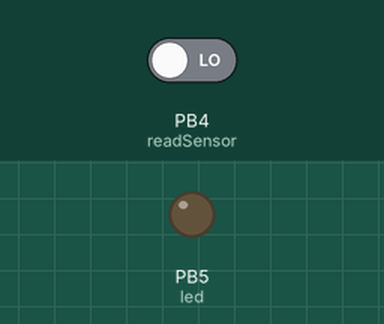
Simulated run of this program. Board: ATmega328P, built with avr-gcc and emulated at 16 MHz. On the bench: output pins drawn as LEDs (lit = HIGH). The inputs (shaded band) are chosen by the test bench; at power-on: PB4 (readSensor) LOW.

Above: at 1.2 s.
1.3 s: PB4 (readSensor) driven HIGH
At 2.5 s:
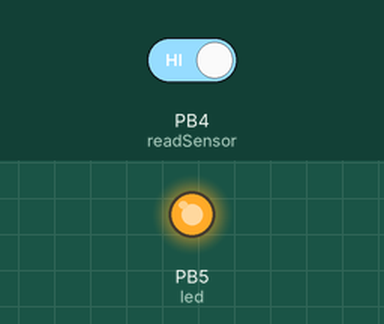
2.8 s: PB4 (readSensor) driven LOW
At 3.6 s:
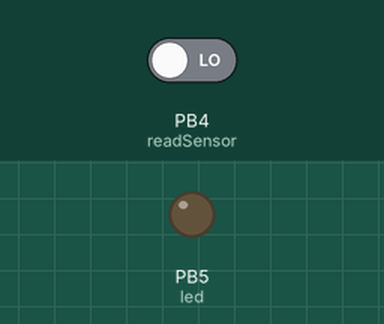
Timing chart, 0 to 5.8 s (numbered marks = the images above; inputs shaded):
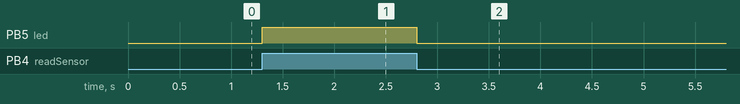

Measured:
- after the input at 1.3 s, PB5 (led): LOW → HIGH at once
- after the input at 2.8 s, PB5 (led): HIGH → LOW at once

The program:

main.cpp
```cpp
/*
 * main.cpp
 *
 *  Created on: July 31, 2023
 *      Author: quiet
 */


/*
 	 X = This alphabet(A,B,C,D) telling which port we are using
 	 N = This is define the pin number(1,2,3,4) of the port
 	 Example = DDRB, PORTB


 	 DDRX = Configure the pin mode ( 1 = Output mode, 0 = Input mode)
 	 PORTX = Set the pin status ( 1 = High, 0 = LOW)
 	 PINX = Tell state of the pin as input.


 	 0x = hex(0xff)
 	 0b = binary(11100011)
 	 7 6 5 4 3 2 1 0
    MSB           LSB
 */


#include <avr/io.h>
#include <string.h>
#include <util/delay.h>
//#include "uarts.h"


#define SET_BIT(byte, bit) (byte |= (1 << bit))    // this bit manipulation is used for set the bit to 1
#define CLEAR_BIT(byte, bit) (byte &= ~(1 << bit)) // this bit manipulation is used for clear the bit to 0
#define IS_SET(byte, bit) ((byte) & (1 << bit))    // this bit manipulation is used for check the bit weather is set or clear


// Macro variables for Selecting OUTPUT mode  in PinMode() function
#define OUTPUT 1
#define INPUT 0

//Macro variables for equating state in digitalWrite() function

#define HIGH 1
#define LOW 0


// pin define for actuator connected with
// This pin is the default Arduino uno Onboard led connected.
#define led PB5
#define readSensor PB4
uint8_t data;


//DDRX used for pinMode
void pinMode(uint8_t pin , uint8_t volatile *pin_data_direction_register, uint8_t Mode){

	if(Mode == OUTPUT){
		*pin_data_direction_register |= (1 << pin);
	}
	else if (Mode == INPUT){
		*pin_data_direction_register &= ~(1 << pin);
	}
}


//PORTX used to write pin status high and low
void digitalWrite(uint8_t pin, uint8_t volatile *port_data_pin_register, uint8_t state){
	if(state == HIGH){
		*port_data_pin_register |= (1 << pin);
	}
	else if(state == LOW){
		*port_data_pin_register &= ~(1 << pin);
	}
}


//PINX is used to read pin status
uint8_t digitalRead(uint8_t pin, uint8_t volatile *port_input_pin_register){

	return ((*port_input_pin_register) & (1 << pin));
}


int main(){


//	DDRB = 0b11111111;
//
//
//	while(1){
//
//		PORTB |= (1 << led);
//		_delay_ms(1000);
//		PORTB |= (0 << led);
//		_delay_ms(1000);
//
//	};


//	UART_Init0();
	pinMode(led, &DDRB, OUTPUT);
	pinMode(readSensor, &DDRB, INPUT);

	data = digitalRead(readSensor, &PINB);
//	UART_Printf(data);


	while(1){
//		digitalWrite(led, &PORTB, HIGH);
//		_delay_ms(1000);
//		digitalWrite(led, &PORTB, LOW);
//		_delay_ms(1000);

		if(digitalRead(readSensor, &PINB)){
			digitalWrite(led, &PORTB, HIGH);
		}
		else{
			digitalWrite(led, &PORTB, LOW);
		}

	}


}
```
